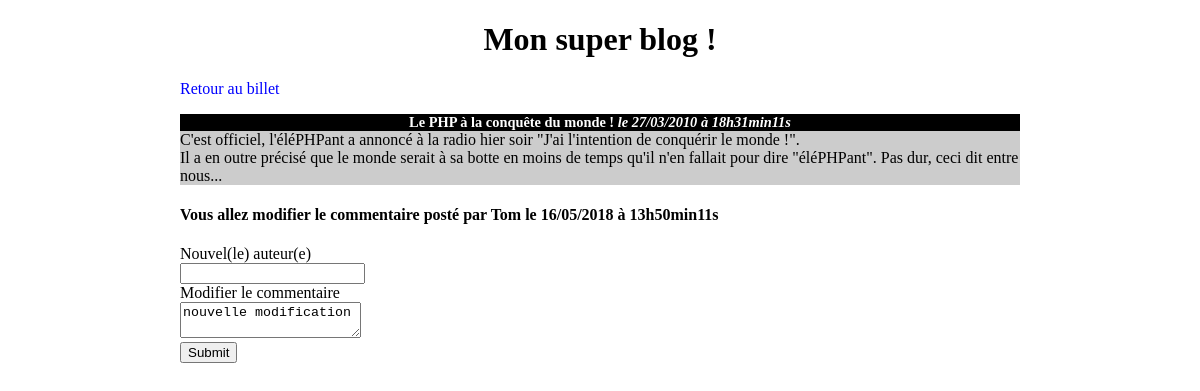
The page /Exercice_MVC/index.php?action=selectComment&comId=4&postId=2 on the database its author committed.
### tables this page shows
CREATE TABLE `posts` (
  `id` int(11) NOT NULL,
  `title` varchar(255) NOT NULL,
  `content` text NOT NULL,
  `creation_date` datetime NOT NULL
);

CREATE TABLE `comments` (
  `id` int(11) NOT NULL,
  `post_id` int(11) NOT NULL,
  `author` varchar(255) NOT NULL,
  `comment` text NOT NULL,
  `comment_date` datetime NOT NULL
);

### Exercice_MVC/controller/frontend.php (called while the page is built, shortened)
<?php
require_once('model/PostManager.php');
require_once('model/CommentManager.php');
function selectComment()
{
    $postManager = new \coursMVC\Blog\Model\PostManager();
    $commentManager = new \coursMVC\Blog\Model\CommentManager();
    $post = $postManager->getPost($_GET['postId']);
    $comment = $commentManager->getComment($_GET['comId']);
    require('view/frontend/updateComView.php');
}

### Exercice_MVC/model/PostManager.php (called while the page is built, shortened)
<?php
class PostManager extends Manager
{
    public function getPost($postId)
    {
        $db = $this->dbConnect();
        $req = $db->prepare('SELECT id, title, content, DATE_FORMAT(creation_date, \'%d/%m/%Y à %Hh%imin%ss\') AS creation_date_fr FROM posts WHERE id = ?');
        $req->execute(array($postId));
        $post = $req->fetch();
        return $post;
    }
}

### Exercice_MVC/model/CommentManager.php (called while the page is built, shortened)
<?php
class CommentManager extends Manager
{
    public function getComment($commentId)
    {
        $db = $this->dbConnect();
        $selectCom = $db->prepare('SELECT id, post_id, author, comment, DATE_FORMAT(comment_date, \'%d/%m/%Y à %Hh%imin%ss\') AS comment_date_fr FROM comments WHERE id = ?');
        $selectCom->execute(array($commentId));
        $comment = $selectCom->fetch();
        return $comment;
    }
}

### Exercice_MVC/view/frontend/updateComView.php (the view, shortened to what this page needs)
<h1>Mon super blog !</h1>
<p><a href="index.php?action=post&amp;id=<?= $post['id'] ?>">Retour au billet</a></p>
<div class="news">
    <h3>
        <?= htmlspecialchars($post['title']) ?>
        <em>le <?= $post['creation_date_fr'] ?></em>
    </h3>
    <p>
        <?= nl2br(htmlspecialchars($post['content'])) ?>
    </p>
</div>
<h4>Vous allez modifier le commentaire posté par <strong><?= htmlspecialchars($comment['author']) ?></strong> le <?= $comment['comment_date_fr'] ?></h4>
<form action="index.php?action=updateComment&amp;comId=<?= $comment['id'] ?>&amp;postId=<?= $post['id'] ?>" method="post">
    <div>
        <label for="author">Nouvel(le) auteur(e)</label><br />
        <input type="text" id="author" name="author" />
    </div>
    <div>
        <label for="comment">Modifier le commentaire</label><br />
        <textarea id="comment" name="comment"><?= nl2br(htmlspecialchars($comment['comment'])) ?></textarea>
    </div>
    <div>
        <input type="submit" />
    </div>
</form>
<?php require('template.php'); ?>

### Exercice_MVC/public/css/style.css (style rules this page uses)
body { width:70%; margin:auto; }
h1, h3 { text-align:center; }
h3 { background-color:black; color:white; font-size:0.9em; margin-bottom:0px; }
.news p { background-color:#CCCCCC; margin-top:0px; }
.news { margin:auto; }
a { text-decoration: none; color: blue; }

### rows shown on the page
posts: title "Le PHP à la conquête du monde !", content "C'est officiel, l'éléPHPant a annoncé à la radio hier soir \"J'ai l'intention de conquérir le monde !\". Il a en outre précisé que le monde serait à sa botte en moins de temps qu'il n'en fallait pour dire \"éléPHPant\". Pas dur, ceci dit entre nous..."
comments: author "Tom", comment "nouvelle modification"

### other values the page prints
$post['creation_date_fr'] "27/03/2010 à 18h31min11s"
$comment['comment_date_fr'] "16/05/2018 à 13h50min11s"
